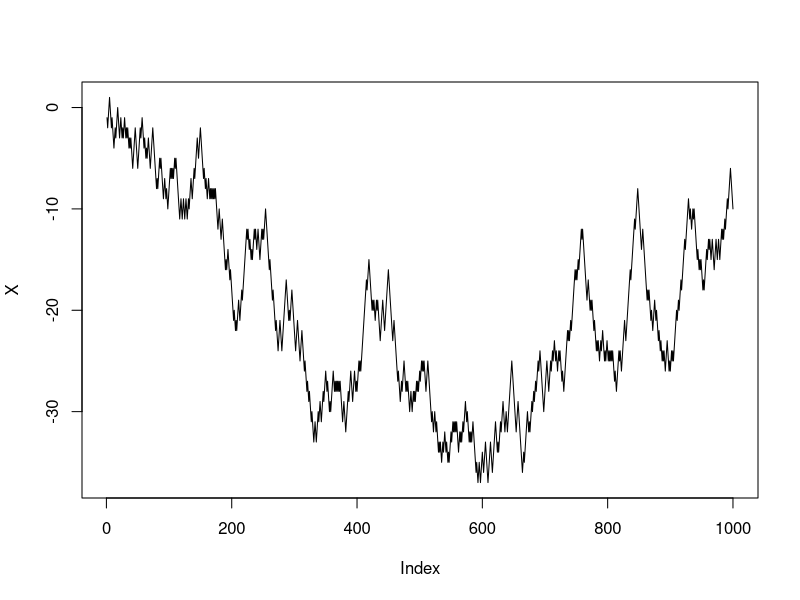

This chart was generated by the following R code:
#1
#Generate the following sequences and matrices

#(a) 1, 3, 5, 7, . . . , 21.
s1 = seq(from=1, to=21, by=2)

#(b) 50, 47, 44, . . . , 14, 11.
s2 = seq(from=50, to=11, by=-3)

#(c) 1, 2, 4, 8, . . . , 1024.
s3 = 2^(0:10)

#(d)
s4 = matrix(1:16, ncol = 4)

#2
#a
v1 = rep(1:4, each = 5)
#b
v2 = sample(v1)
#c
LETTERS[v2]

#3
#a
D = sample(c(-1, 1), 1e3, replace = TRUE)
#b
X = cumsum(D)
#c
plot(X, type="l")
#d
D2 = rbinom(25, 1, 0.5) * 2 - 1
X25 = cumsum(D)
#e
n = 25
num_realizations = 10e3

x <- 2 * rbinom(1e5, 25, 0.5) - 25

mean(x > 10)

#f
# Calculate the exact probability of X25 exceeding 10
exact_prob_exceed_10 = 1 - pbinom(10, 25, 0.5)


#4
#a
D = diag((1/(1:10)))

#b
M2 = matrix(-1, ncol=10, nrow=10)
diag(M2) = 4
U = M2
#c
col1_length = sqrt(sum(U[, 1]^2))
#d
U = sweep(U, 2, sqrt(rowSums(U^2)), FUN = '/')
# U = U / sqrt(sum(U[, 1]^2))
# stopifnot(all.equal(sqrt(sum(U[, 1]^2)), 1))
stopifnot(all.equal(sqrt(colSums(U ** 2)), rep(1, ncol(U))))
#e
X = U%*%D%*%t(U)
eigen(X)$values

#f
(1/(1:10)) * t(U)

#5
convertToBinary <- function(x, I) {
  # Initialize binary representation
  binary <- numeric(I)
  
  for (i in 1:I) {
    # Multiply x by 2
    y <- 2 * x
    
    if (y >= 1) {
      # Set b_i = 1 if y >= 1
      binary[i] <- 1
    } else {
      # Set b_i = 0 if y < 1
      binary[i] <- 0
    }
    
    # Update x based on the binary digit
    x <- y - binary[i]
    
    # Check termination conditions
    if (x == 0 || i == I) {
      break
    }
  }
  
  return(binary)
}

bin_0.3 = convertToBinary(0.3, 500)
bin_0.1_three_times = convertToBinary((0.1+0.1+0.1), 500)

print(which.max(bin_0.3 != bin_0.1_three_times))
